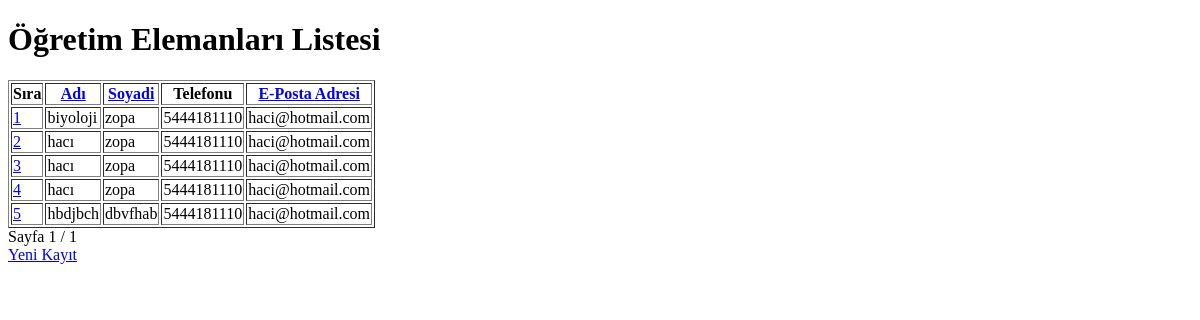
The page /ogretim-elemanlari-listesi/?sirala=1 on the database as committed earlier.
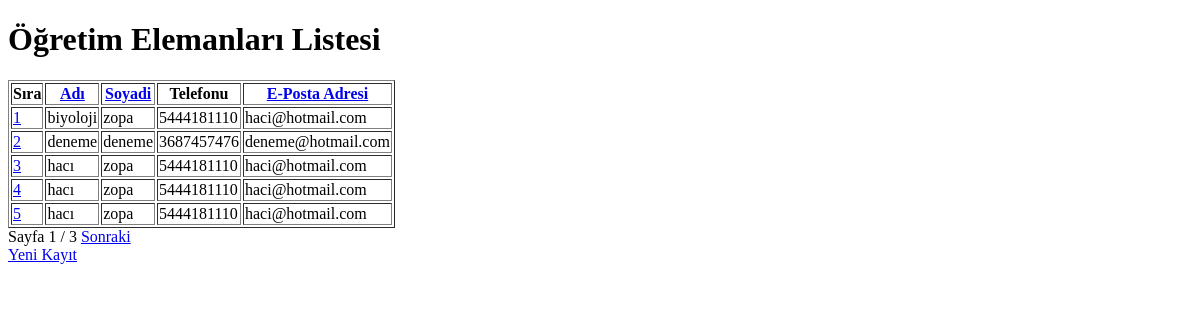
The same page on the database as committed later.
### yonetim/models.py (models this page shows, shortened)
class OgretimElemani(models.Model):
    adi = models.CharField(max_length=50)
    soyadi = models.CharField(max_length=50)
    telefonu = models.CharField(max_length=10, blank=True)
    e_posta_adresi = models.EmailField(blank=True)

### yonetim/views.py (the view)
# urls.py: url(r'^ogretim-elemanlari-listesi/', yonetim.views.ogretim_elemanlari_listesi),
def ogretim_elemanlari_listesi(request):
    siralama = 'soyadi'
    olcut = request.GET.get('sirala')
    sayfa = request.GET.get('sayfa',1)
    if olcut:
        siralamaOlcutleri = {'1':'adi', '2':'soyadi', '3':'e_posta_adresi'}
        if olcut in siralamaOlcutleri:
            siralama = siralamaOlcutleri[olcut]
    ogretim_elemanlari_tumu = OgretimElemani.objects.order_by(siralama)
    ogretim_elemanlari_sayfalari = Paginator(ogretim_elemanlari_tumu, 5)
    ogretim_elemanlari = ogretim_elemanlari_sayfalari.page(int(sayfa))
    return render_to_response('ogretim_elemanlari_listesi.html', locals())

### templates/ogretim_elemanlari_listesi.html (shortened to what this page needs)
<!DOCTYPE html>
<html>
<head lang="en">
</head>
<body>
    <h1>Öğretim Elemanları Listesi</h1>
    <table border="1">
        <tr>
            <th>Sıra</th>
            {% if olcut == '1' %}<th class="siralanan">{% else %}<th>{% endif %} <a href="?sirala=1">Adı</a></th>
            {% if olcut == '2' %}<th class="siralanan">{% else %}<th>{% endif %} <a href="?sirala=2">Soyadi</a></th>
            <th>Telefonu</th>
            {% if olcut == '3' %}<th class="siralanan">{% else %}<th>{% endif %} <a href="?sirala=3">E-Posta Adresi</a></th>
        </tr>
        {% for ogr in ogretim_elemanlari %}
        <tr>
            <td><a href="/ogretim-elemani-ekleme/?id={{ ogr.id }}">{{ forloop.counter }}</a></td>
            <td><a href="/ogretim-elemani-ekleme/?id={{ ogr.id }}"></a>{{ ogr.adi }}</td>
            <td><a href="/ogretim-elemani-ekleme/?id={{ ogr.id }}"></a>{{ ogr.soyadi }}</td>
            <td>{{ ogr.telefonu }}</td>
            <td>{{ ogr.e_posta_adresi }}</td>
        </tr>
        {% endfor %}
    </table>
    Sayfa {{ ogretim_elemanlari.number }} / {{ ogretim_elemanlari.paginator.num_pages }}
    {% if ogretim_elemanlari.has_next %}
        <a href="?sayfa={{ ogretim_elemanlari.next_page_number }}">Sonraki</a>
    {% endif %}
    <br>
    <a href="?sayfa=/ogretim-elemani-ekleme/">Yeni Kayıt</a></p>
</body>
</html>

Rows that differ between the two databases and show on the page:
no longer on this page (row unchanged): OgretimElemani: adi "hbdjbch", soyadi "dbvfhab", telefonu "5444181110", e_posta_adresi "haci@hotmail.com"
added OgretimElemani: adi "deneme", soyadi "deneme", telefonu "3687457476", e_posta_adresi "deneme@hotmail.com"
Other text that changed with them:
{{ ogretim_elemanlari.paginator.num_pages }}: "1" → "3"
text now shown: "Sonraki"
